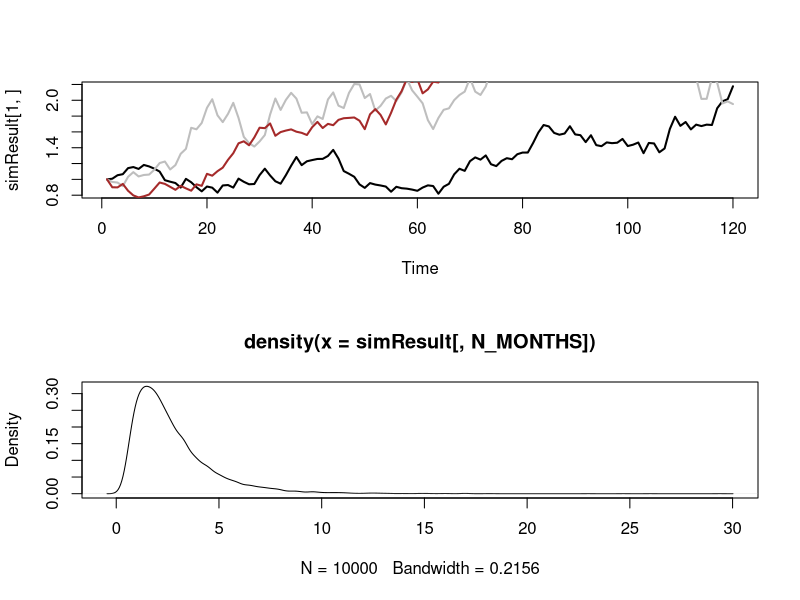

Recreate this plot in R.
# Monte Carlo simulation of portfolio wealth paths over 10 years (120 months).
# Uses hardcoded empirical DAX monthly mu and sigma.
# Shows the wide spread of possible outcomes across 10,000 simulated paths.

mu = 0.0085    # empirical monthly mean return (DAX)
sigma = 0.0605 # empirical monthly standard deviation
N_SIMULATIONS = 10000
N_MONTHS = 120  # 10-year investment horizon

simResult = array(1.0, dim=c(N_SIMULATIONS, N_MONTHS))
for(i in 1:N_SIMULATIONS)
{
  rets = rnorm(N_MONTHS, mu, sigma)
  for(k in 2:N_MONTHS)
  {
    simResult[i, k] = simResult[i, (k-1)] * (1 + rets[k])
  }
}

par(mfrow=c(2,1))
ts.plot(simResult[1,], lwd="2")
lines(simResult[1000,], lwd="2", col="grey")
lines(simResult[5000,], lwd="2", col="brown")
plot(density(simResult[, N_MONTHS]))  # distribution of terminal wealth
